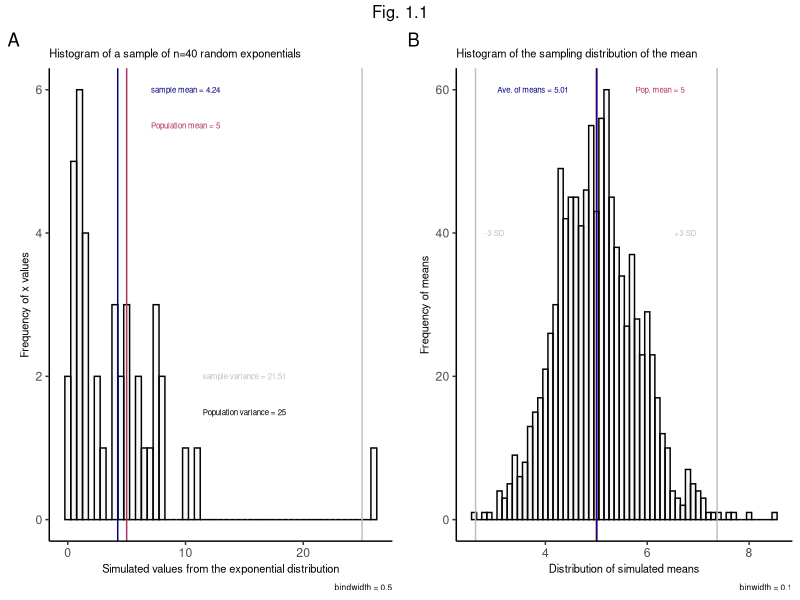
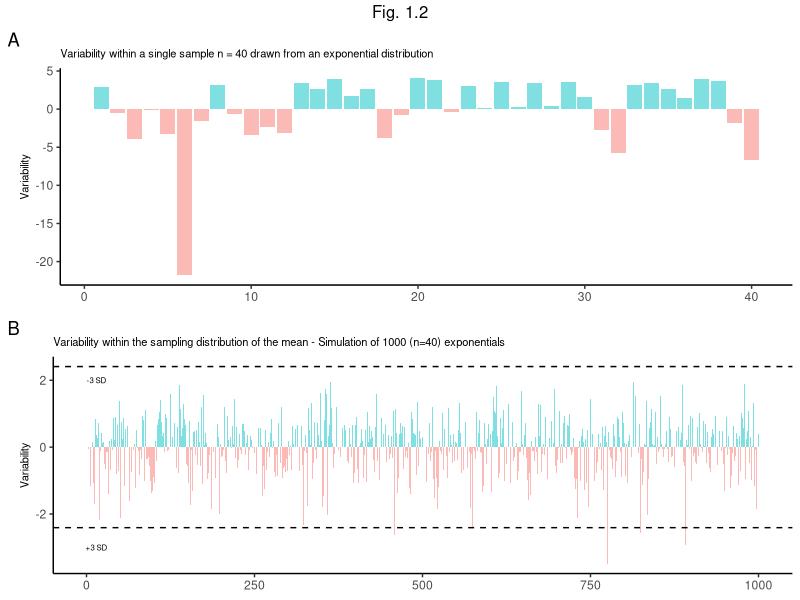
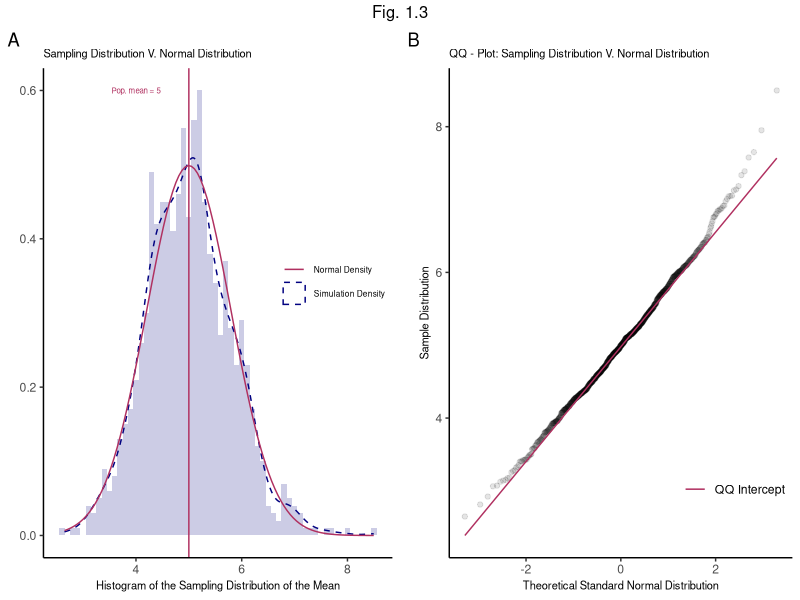

R code for these plots, in order:
## ---- chunk 1
knitr::opts_chunk$set(echo = TRUE)
## ---- chunk 2
set.seed(45)
sample1 <- rexp(40, rate = 0.2)
## ---- chunk 3
mns = NULL
for (i in 1 : 1000) mns = c(mns, mean(rexp(40, rate = 0.2)))
## ---- chunk 4
library(ggplot2); library(gridExtra); library(magrittr)
sample1 <- as.data.frame(sample1)
ann_text <- round(mean(sample1$sample1), 2)

mns <- as.data.frame(mns)
ann_text2 <- round(mean(mns$mns), 2)

# Histogram of the sample
h1 <- sample1 %>% ggplot(aes(sample1)) +
   geom_histogram(binwidth = 0.5, linetype = "solid", 
                  color = "black", fill = "grey", alpha = 0.1) +
   theme_classic() +
   geom_vline(xintercept = 5, color = "maroon") +
   geom_vline(xintercept = mean(sample1$sample1), color = "navy") +
   geom_vline(xintercept = 25, color = "grey") +
   labs(x = "Simulated values from the exponential distribution", 
        y = "Frequency of x values",
        title = "Histogram of a sample of n=40 random exponentials",
        tag = "A",
        caption = "bindwidth = 0.5") +
   theme(plot.title = element_text(size=8), 
         axis.title.x = element_text(size=8),
         axis.title.y = element_text(size=8),
         plot.caption = element_text(size = 6)) +
   annotate("text", x = 10, y = 6, 
            label = paste0("sample mean = ", ann_text), size = 2, color = "navy") +
   annotate("text", x = 10, y = 5.5, 
            label = paste0("Population mean = ", 5), size = 2, color = "maroon") +
   annotate("text", x = 15, y = 2, 
            label = paste0("sample variance = ", round(var(sample1$sample1), 2)), 
            size = 2, color = "grey") +
   annotate("text", x = 15, y = 1.5, 
            label = paste0("Population variance = ", 25), 
            size = 2, color = "black")

# Histogram of the sampling distribution
h2 <- mns %>% ggplot(aes(mns)) +
   geom_histogram(binwidth = 0.1, linetype = "solid", 
                  color = "black", fill = "grey", alpha = 0.1) +
   theme_classic() +
   geom_vline(xintercept = 5, color = "maroon") +
   geom_vline(xintercept = mean(mns$mns), color = "navy") +
   geom_vline(xintercept = 5 - c(-3, 3)*(sqrt(25/40)), color = "grey") +
   labs(x = "Distribution of simulated means", 
        y = "Frequency of means",
        title = "Histogram of the sampling distribution of the mean",
        tag = "B",
        caption = "binwidth = 0.1") +
   theme(plot.title = element_text(size=8), 
         axis.title.x = element_text(size=8),
         axis.title.y = element_text(size=8),
         plot.caption = element_text(size = 6)) +
   annotate("text", x = 3.75, y = 60, 
            label = paste0("Ave. of means = ", ann_text2), size = 2, color = "navy") +
   annotate("text", x = 6.25, y = 60, 
            label = paste0("Pop. mean = ", 5), size = 2, color = "maroon") +
   annotate("text", x = 6.75, y = 40, 
            label = "+3 SD", size = 2, color = "grey") +
   annotate("text", x = 3, y = 40, 
            label = "-3 SD", size = 2, color = "grey")

grid.arrange(h1, h2, ncol = 2, top = "Fig. 1.1")
## ---- chunk 5

x <- mean(sample1$sample1) - sample1$sample1
x_df <- as.data.frame(x)
vplot1 <- x_df %>% ggplot(aes(x = 1:length(x_df$x), y = x, 
                              fill = ifelse(x_df$x > 0, "navy", "maroon"))) +
   geom_col(alpha = 0.5) +
   theme_classic() +
   theme(legend.position="none") +
   labs(x = NULL, 
        y = "Variability",
        title = "Variability within a single sample n = 40 drawn from an exponential distribution",
        tag = "A") +
   theme(plot.title = element_text(size=8), 
      axis.title.x = element_text(size=8),
      axis.title.y = element_text(size=8))

var_mns <- mean(mns$mns) - mns$mns
mns_df <- as.data.frame(var_mns)

vplot2 <-  mns_df %>% ggplot(aes(x = 1:length(var_mns), y = var_mns, fill = ifelse(var_mns > 0, "navy", "maroon"))) +
   geom_col(alpha = 0.5) +
   theme_classic() +
   theme(legend.position="none") +
   labs(x = NULL, 
        y = "Variability",
        title = "Variability within the sampling distribution of the mean - Simulation of 1000 (n=40) exponentials",
        tag = "B") +
   geom_hline(yintercept = c(-2.41, 2.41), color = "black", linetype = 2) +
   annotate("text", x = 15, y = c(2, -3), 
            label = c("-3 SD", "+3 SD"), 
            size = 2, color = "black") +
   theme(plot.title = element_text(size=8), 
      axis.title.x = element_text(size=8),
      axis.title.y = element_text(size=8))


grid.arrange(vplot1, vplot2, nrow = 2, top = "Fig. 1.2")

## ---- chunk 6
Fig_1 <- mns %>% ggplot(aes(mns)) +
   geom_histogram(aes(y = ..density..), fill = "navy",binwidth = 0.1, alpha = 0.2) +
   geom_density(aes(color = "Simulation Density"), linetype = "dashed") +
   theme_classic() +
   stat_function(fun = dnorm, aes(colour = "Normal Density"), 
                 linetype = "solid", args = list(mean = 5, sd = 0.8)) +
   geom_vline(xintercept = 5, color = "maroon") +
   scale_color_manual(name = "", values = c("Normal Density" = "maroon",
                                             "Simulation Density" = "navy")) +
   theme(legend.justification=c(1,0), legend.position=c(1,0.5)) +
   labs(x = "Histogram of the Sampling Distribution of the Mean", 
        y = NULL,
        title = "Sampling Distribution V. Normal Distribution ",
        tag = "A") +
   annotate("text", x = 4, y = .6, 
            label = paste0("Pop. mean = ", 5), size = 2, color = "maroon") +
   theme(plot.title = element_text(size=8),
         axis.title.x = element_text(size=8),
         axis.title.y = element_text(size=8),
         plot.caption = element_text(size = 6),
         legend.text = element_text(size = 6))

Fig_2 <- ggplot(mns, aes(sample = mns)) +
   geom_qq(alpha = 0.1) +
   geom_qq_line(aes(color = "QQ Intercept")) +
   theme_classic() +
   theme(legend.justification=c(1,0), legend.position=c(1,0.1)) +
   labs(x = "Theoretical Standard Normal Distribution", 
        y = "Sample Distribution",
        title = "QQ - Plot: Sampling Distribution V. Normal Distribution",
        tag = "B") +
   scale_color_manual(name = "", values = c("QQ Intercept" = "maroon")) +
   theme(plot.title = element_text(size=8),
         axis.title.x = element_text(size=8),
         axis.title.y = element_text(size=8),
         plot.caption = element_text(size = 6))

grid.arrange(Fig_1, Fig_2, ncol = 2, top = "Fig. 1.3")
